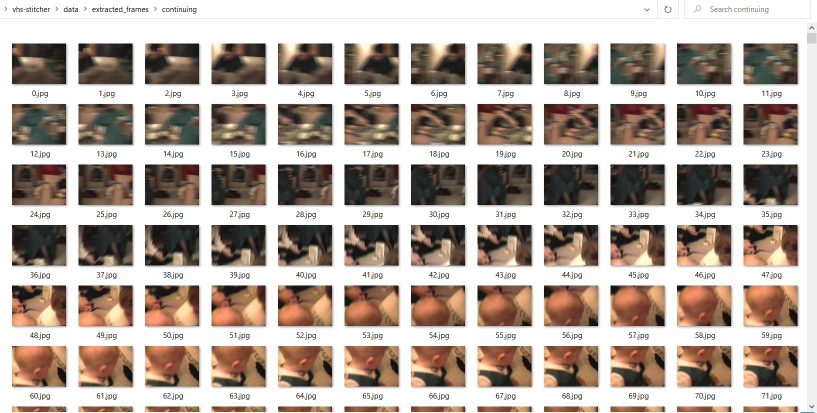
#> input picture report_images/continuing_frames.jpg, 1634 x 825 px (shown at 1/2 size)
$ python -i image_editing.py   (imports and definitions only)
#> lines starting #> are read from the running program, lines starting #| are printed output that depends on the picture
from typing import Dict
from uuid import uuid4

from imageio import imread, imwrite
from numpy import array, hstack, ndarray, subtract
from PIL import Image
from PIL.Image import Image as ImageType
from PIL.ImageFilter import FIND_EDGES, GaussianBlur
from tqdm import tqdm

from . import IMAGE_SIZE_LARGE, IMAGE_SIZE_SMALL


def grayscale(image: ImageType) -> ImageType:
    return image.convert('L')


def prepare_image(image: ImageType):
    """
    1. Downscale the image a little bit to a square
    2. Blur (1)
    3. Find the edges in (1)
    4. Downscale both a lot and return them
    """

    image_square = image.resize((IMAGE_SIZE_LARGE, IMAGE_SIZE_LARGE))

    image_blurred = image_square.filter(GaussianBlur(radius=4))
    image_blurred_small = image_blurred.resize(
        (IMAGE_SIZE_SMALL, IMAGE_SIZE_SMALL))

    image_edges = image_square.filter(FIND_EDGES)
    image_edges_small = image_edges.resize(
        (IMAGE_SIZE_SMALL, IMAGE_SIZE_SMALL))

    return {
        "edges_small": image_edges_small,
        "blurred_small": image_blurred_small,
    }


def side_by_side(image_1: ImageType, image_2: ImageType) -> ImageType:
    "Create an image with the two images side by side (horizontally)"

    horizontal = hstack((array(image_1), array(image_2)))
    return Image.fromarray(horizontal)

>>> import cv2
>>> picture = cv2.imread('../report_images/continuing_frames.jpg', cv2.IMREAD_GRAYSCALE)
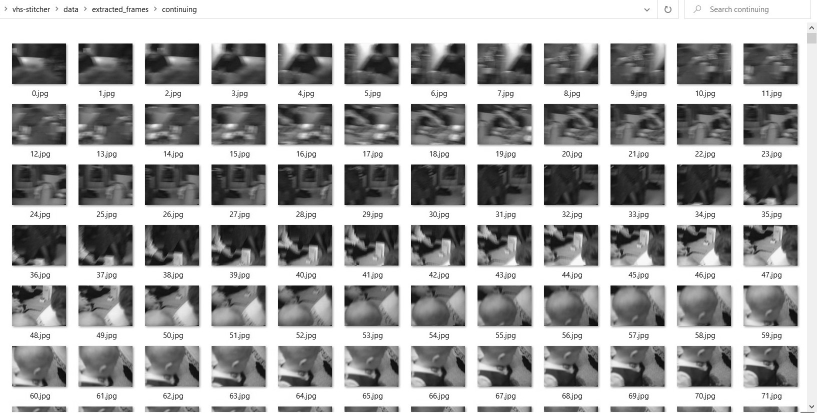
#> picture: shape (825, 1634) (shown at 1/2 size); min 0, max 255, mean 171.7
#> (the run stopped early here; a loop or call above may not have finished)
